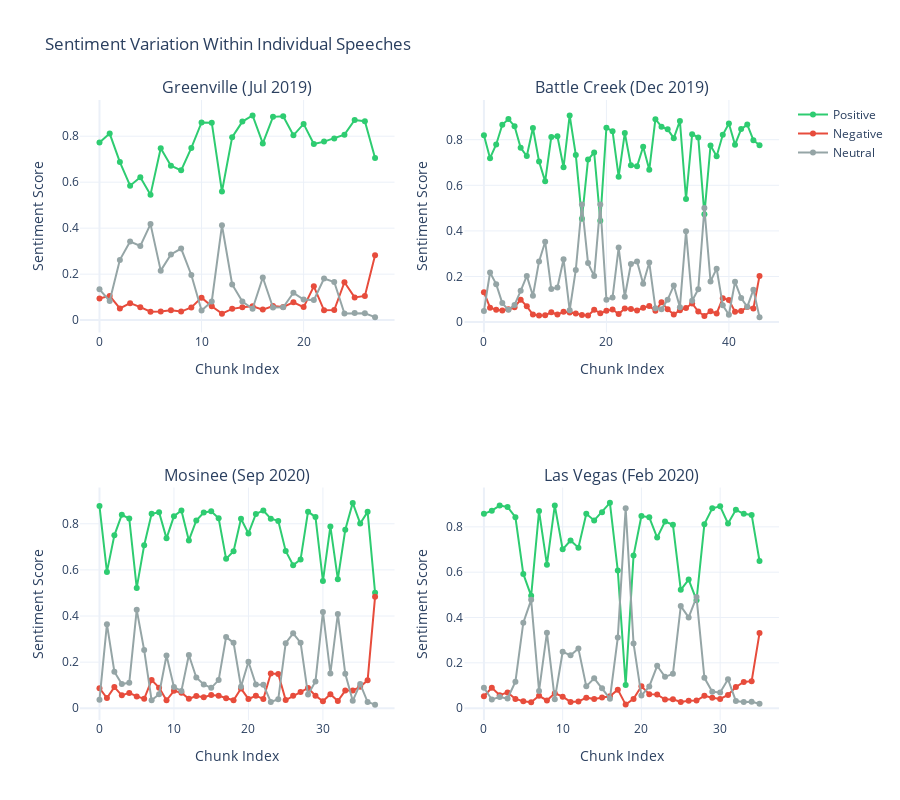

Source (notebook cell):
### Markdown cell above
## Chunk-Level Sentiment Analysis

Examining how sentiment varies **within** individual speeches. This reveals whether speeches maintain consistent tone or shift sentiment throughout.

### Code cell
# Select a few interesting speeches to examine in detail
selected_speeches = [0, 10, 20, 30]  # First, middle, and later speeches

fig = make_subplots(
    rows=2, cols=2,
    subplot_titles=[f"{sentiment_results[i]['location']} ({sentiment_results[i]['month']} {sentiment_results[i]['year']})" 
                    for i in selected_speeches]
)

positions = [(1, 1), (1, 2), (2, 1), (2, 2)]

for idx, (speech_idx, pos) in enumerate(zip(selected_speeches, positions)):
    result = sentiment_results[speech_idx]
    chunks = result['chunk_predictions']
    
    chunk_indices = list(range(len(chunks)))
    
    # Add traces for each sentiment (FinBERT order: 0=negative, 1=neutral, 2=positive)
    fig.add_trace(
        go.Scatter(x=chunk_indices, y=chunks[:, 2],  # Index 2 = Positive
                   mode='lines+markers', name='Positive',
                   line=dict(color='#2ecc71'), showlegend=(idx == 0)),
        row=pos[0], col=pos[1]
    )
    fig.add_trace(
        go.Scatter(x=chunk_indices, y=chunks[:, 0],  # Index 0 = Negative
                   mode='lines+markers', name='Negative',
                   line=dict(color='#e74c3c'), showlegend=(idx == 0)),
        row=pos[0], col=pos[1]
    )
    fig.add_trace(
        go.Scatter(x=chunk_indices, y=chunks[:, 1],  # Index 1 = Neutral
                   mode='lines+markers', name='Neutral',
                   line=dict(color='#95a5a6'), showlegend=(idx == 0)),
        row=pos[0], col=pos[1]
    )
    
    fig.update_xaxes(title_text="Chunk Index", row=pos[0], col=pos[1])
    fig.update_yaxes(title_text="Sentiment Score", row=pos[0], col=pos[1])

fig.update_layout(
    height=800,
    title_text="Sentiment Variation Within Individual Speeches",
    template='plotly_white',
    showlegend=True
)

fig.show()

### Figure 1 — Plotly figure (JSON) as saved in the notebook; plotly's stock layout.template omitted (floating-point values rounded to 4 significant figures)
{"data": [{"line": {"color": "#2ecc71"}, "mode": "lines+markers", "name": "Positive", "showlegend": true, "type": "scatter", "x": [0, 1, 2, 3, 4, 5, 6, 7, 8, 9, 10, 11, 12, 13, 14, 15, 16, 17, 18, 19, 20, 21, 22, 23, 24, 25, 26, 27], "xaxis": "x", "y": [0.7723, 0.8116, 0.6873, 0.5849, 0.6215, 0.5458, 0.7473, 0.6715, 0.6516, 0.7488, 0.8601, 0.8588, 0.5595, 0.7957, 0.8635, 0.8906, 0.7688, 0.8842, 0.8869, 0.8039, 0.8536, 0.7661, 0.7765, 0.7905, 0.8067, 0.8706, 0.865, 0.7049], "yaxis": "y"}, {"line": {"color": "#e74c3c"}, "mode": "lines+markers", "name": "Negative", "showlegend": true, "type": "scatter", "x": [0, 1, 2, 3, 4, 5, 6, 7, 8, 9, 10, 11, 12, 13, 14, 15, 16, 17, 18, 19, 20, 21, 22, 23, 24, 25, 26, 27], "xaxis": "x", "y": [0.09377, 0.1054, 0.0507, 0.07361, 0.05621, 0.03667, 0.03744, 0.04275, 0.03721, 0.05496, 0.09771, 0.06017, 0.02798, 0.04895, 0.05567, 0.05996, 0.04575, 0.06118, 0.05731, 0.07726, 0.05667, 0.1469, 0.0427, 0.04347, 0.1648, 0.09883, 0.1053, 0.2821], "yaxis": "y"}, {"line": {"color": "#95a5a6"}, "mode": "lines+markers", "name": "Neutral", "showlegend": true, "type": "scatter", "x": [0, 1, 2, 3, 4, 5, 6, 7, 8, 9, 10, 11, 12, 13, 14, 15, 16, 17, 18, 19, 20, 21, 22, 23, 24, 25, 26, 27], "xaxis": "x", "y": [0.1339, 0.08304, 0.262, 0.3415, 0.3223, 0.4176, 0.2152, 0.2857, 0.3112, 0.1962, 0.04223, 0.08105, 0.4125, 0.1553, 0.08086, 0.04943, 0.1855, 0.05463, 0.05578, 0.1188, 0.08978, 0.08699, 0.1808, 0.166, 0.02847, 0.03061, 0.0297, 0.013], "yaxis": "y"}, {"line": {"color": "#2ecc71"}, "mode": "lines+markers", "name": "Positive", "showlegend": false, "type": "scatter", "x": [0, 1, 2, 3, 4, 5, 6, 7, 8, 9, 10, 11, 12, 13, 14, 15, 16, 17, 18, 19, 20, 21, 22, 23, 24, 25, 26, 27, 28, 29, 30, 31, 32, 33, 34, 35, 36, 37, 38, 39, 40, 41, 42, 43, 44, 45], "xaxis": "x2", "y": [0.8197, 0.719, 0.7789, 0.8657, 0.8903, 0.8592, 0.7645, 0.7282, 0.8512, 0.7044, 0.6172, 0.8123, 0.8149, 0.6789, 0.9067, 0.7334, 0.4531, 0.7129, 0.7438, 0.445, 0.8522, 0.8374, 0.6377, 0.8292, 0.6876, 0.6831, 0.769, 0.6681, 0.8898, 0.8572, 0.8454, 0.8069, 0.8822, 0.5399, 0.8243, 0.8093, 0.4725, 0.7742, 0.7277, 0.8216, 0.871, 0.778, 0.8465, 0.8662, 0.7979, 0.7758], "yaxis": "y2"}, {"line": {"color": "#e74c3c"}, "mode": "lines+markers", "name": "Negative", "showlegend": false, "type": "scatter", "x": [0, 1, 2, 3, 4, 5, 6, 7, 8, 9, 10, 11, 12, 13, 14, 15, 16, 17, 18, 19, 20, 21, 22, 23, 24, 25, 26, 27, 28, 29, 30, 31, 32, 33, 34, 35, 36, 37, 38, 39, 40, 41, 42, 43, 44, 45], "xaxis": "x2", "y": [0.1314, 0.0634, 0.05466, 0.05113, 0.05612, 0.06553, 0.09854, 0.06923, 0.03306, 0.02933, 0.03026, 0.04298, 0.03304, 0.04525, 0.04186, 0.03813, 0.03106, 0.02841, 0.05442, 0.03884, 0.04931, 0.05505, 0.03526, 0.05973, 0.05731, 0.05095, 0.06258, 0.07074, 0.04928, 0.08685, 0.05607, 0.03304, 0.05219, 0.06195, 0.08196, 0.04641, 0.02728, 0.04738, 0.03792, 0.1046, 0.0968, 0.04555, 0.04822, 0.06666, 0.05966, 0.2024], "yaxis": "y2"}, {"line": {"color": "#95a5a6"}, "mode": "lines+markers", "name": "Neutral", "showlegend": false, "type": "scatter", "x": [0, 1, 2, 3, 4, 5, 6, 7, 8, 9, 10, 11, 12, 13, 14, 15, 16, 17, 18, 19, 20, 21, 22, 23, 24, 25, 26, 27, 28, 29, 30, 31, 32, 33, 34, 35, 36, 37, 38, 39, 40, 41, 42, 43, 44, 45], "xaxis": "x2", "y": [0.04886, 0.2176, 0.1665, 0.08322, 0.05361, 0.07526, 0.1369, 0.2026, 0.1157, 0.2663, 0.3525, 0.1447, 0.152, 0.2758, 0.05147, 0.2285, 0.5159, 0.2587, 0.2018, 0.5162, 0.09854, 0.1075, 0.3271, 0.1111, 0.255, 0.266, 0.1684, 0.2611, 0.06091, 0.05592, 0.09849, 0.1601, 0.06563, 0.3981, 0.09376, 0.1443, 0.5003, 0.1784, 0.2343, 0.0738, 0.03217, 0.1764, 0.1053, 0.06709, 0.1424, 0.02181], "yaxis": "y2"}, {"line": {"color": "#2ecc71"}, "mode": "lines+markers", "name": "Positive", "showlegend": false, "type": "scatter", "x": [0, 1, 2, 3, 4, 5, 6, 7, 8, 9, 10, 11, 12, 13, 14, 15, 16, 17, 18, 19, 20, 21, 22, 23, 24, 25, 26, 27, 28, 29, 30, 31, 32, 33, 34, 35, 36, 37], "xaxis": "x3", "y": [0.8765, 0.5914, 0.7499, 0.839, 0.8223, 0.5218, 0.7067, 0.8433, 0.8498, 0.7367, 0.8327, 0.8575, 0.7276, 0.8141, 0.8488, 0.8544, 0.8235, 0.6479, 0.6811, 0.8216, 0.7581, 0.8426, 0.8574, 0.8221, 0.8125, 0.6824, 0.6203, 0.6455, 0.8526, 0.8289, 0.5518, 0.7883, 0.5596, 0.7739, 0.8906, 0.8015, 0.8516, 0.501], "yaxis": "y3"}, {"line": {"color": "#e74c3c"}, "mode": "lines+markers", "name": "Negative", "showlegend": false, "type": "scatter", "x": [0, 1, 2, 3, 4, 5, 6, 7, 8, 9, 10, 11, 12, 13, 14, 15, 16, 17, 18, 19, 20, 21, 22, 23, 24, 25, 26, 27, 28, 29, 30, 31, 32, 33, 34, 35, 36, 37], "xaxis": "x3", "y": [0.08692, 0.04395, 0.09184, 0.056, 0.0667, 0.0515, 0.04105, 0.1223, 0.08935, 0.03471, 0.07568, 0.06721, 0.04125, 0.05264, 0.04779, 0.05708, 0.05444, 0.0435, 0.03443, 0.08534, 0.04049, 0.05419, 0.04051, 0.1504, 0.1487, 0.03554, 0.05459, 0.07001, 0.08793, 0.05461, 0.0304, 0.06097, 0.03134, 0.07676, 0.07722, 0.09291, 0.1214, 0.4832], "yaxis": "y3"}, {"line": {"color": "#95a5a6"}, "mode": "lines+markers", "name": "Neutral", "showlegend": false, "type": "scatter", "x": [0, 1, 2, 3, 4, 5, 6, 7, 8, 9, 10, 11, 12, 13, 14, 15, 16, 17, 18, 19, 20, 21, 22, 23, 24, 25, 26, 27, 28, 29, 30, 31, 32, 33, 34, 35, 36, 37], "xaxis": "x3", "y": [0.03656, 0.3647, 0.1583, 0.105, 0.111, 0.4267, 0.2522, 0.03439, 0.06084, 0.2286, 0.09165, 0.07533, 0.2312, 0.1332, 0.1034, 0.08848, 0.122, 0.3086, 0.2845, 0.09305, 0.2014, 0.1032, 0.1021, 0.02749, 0.03883, 0.282, 0.3251, 0.2845, 0.05944, 0.1165, 0.4178, 0.1507, 0.409, 0.1493, 0.03221, 0.1056, 0.02698, 0.01576], "yaxis": "y3"}, {"line": {"color": "#2ecc71"}, "mode": "lines+markers", "name": "Positive", "showlegend": false, "type": "scatter", "x": [0, 1, 2, 3, 4, 5, 6, 7, 8, 9, 10, 11, 12, 13, 14, 15, 16, 17, 18, 19, 20, 21, 22, 23, 24, 25, 26, 27, 28, 29, 30, 31, 32, 33, 34, 35], "xaxis": "x4", "y": [0.8575, 0.8716, 0.8937, 0.8879, 0.8424, 0.5923, 0.4958, 0.8696, 0.633, 0.8944, 0.7007, 0.7396, 0.7079, 0.8574, 0.8283, 0.8649, 0.9058, 0.607, 0.1018, 0.6733, 0.8479, 0.842, 0.7526, 0.8236, 0.8093, 0.5223, 0.5673, 0.4763, 0.812, 0.8818, 0.8906, 0.8147, 0.8751, 0.8577, 0.8527, 0.6494], "yaxis": "y4"}, {"line": {"color": "#e74c3c"}, "mode": "lines+markers", "name": "Negative", "showlegend": false, "type": "scatter", "x": [0, 1, 2, 3, 4, 5, 6, 7, 8, 9, 10, 11, 12, 13, 14, 15, 16, 17, 18, 19, 20, 21, 22, 23, 24, 25, 26, 27, 28, 29, 30, 31, 32, 33, 34, 35], "xaxis": "x4", "y": [0.05242, 0.09002, 0.05718, 0.06959, 0.04069, 0.03054, 0.02634, 0.05459, 0.03395, 0.06583, 0.05062, 0.02741, 0.02892, 0.04635, 0.04022, 0.04698, 0.0526, 0.08169, 0.0156, 0.0409, 0.09657, 0.06189, 0.06035, 0.03816, 0.03926, 0.02734, 0.03218, 0.03364, 0.05421, 0.04557, 0.04042, 0.05804, 0.0933, 0.1154, 0.119, 0.3313], "yaxis": "y4"}, {"line": {"color": "#95a5a6"}, "mode": "lines+markers", "name": "Neutral", "showlegend": false, "type": "scatter", "x": [0, 1, 2, 3, 4, 5, 6, 7, 8, 9, 10, 11, 12, 13, 14, 15, 16, 17, 18, 19, 20, 21, 22, 23, 24, 25, 26, 27, 28, 29, 30, 31, 32, 33, 34, 35], "xaxis": "x4", "y": [0.09003, 0.03842, 0.04915, 0.0425, 0.1169, 0.3772, 0.4778, 0.07585, 0.333, 0.0398, 0.2487, 0.233, 0.2632, 0.09627, 0.1314, 0.08815, 0.0416, 0.3113, 0.8826, 0.2858, 0.05552, 0.09609, 0.187, 0.1383, 0.1514, 0.4503, 0.4006, 0.4901, 0.1338, 0.07259, 0.06903, 0.1272, 0.03155, 0.02685, 0.02827, 0.01933], "yaxis": "y4"}], "layout": {"annotations": [{"font": {"size": 16}, "showarrow": false, "text": "Greenville (Jul 2019)", "x": 0.225, "xanchor": "center", "xref": "paper", "y": 1, "yanchor": "bottom", "yref": "paper"}, {"font": {"size": 16}, "showarrow": false, "text": "Battle Creek (Dec 2019)", "x": 0.775, "xanchor": "center", "xref": "paper", "y": 1, "yanchor": "bottom", "yref": "paper"}, {"font": {"size": 16}, "showarrow": false, "text": "Mosinee (Sep 2020)", "x": 0.225, "xanchor": "center", "xref": "paper", "y": 0.375, "yanchor": "bottom", "yref": "paper"}, {"font": {"size": 16}, "showarrow": false, "text": "Las Vegas (Feb 2020)", "x": 0.775, "xanchor": "center", "xref": "paper", "y": 0.375, "yanchor": "bottom", "yref": "paper"}], "height": 800, "showlegend": true, "title": {"text": "Sentiment Variation Within Individual Speeches"}, "xaxis": {"anchor": "y", "domain": [0, 0.45], "title": {"text": "Chunk Index"}}, "xaxis2": {"anchor": "y2", "domain": [0.55, 1], "title": {"text": "Chunk Index"}}, "xaxis3": {"anchor": "y3", "domain": [0, 0.45], "title": {"text": "Chunk Index"}}, "xaxis4": {"anchor": "y4", "domain": [0.55, 1], "title": {"text": "Chunk Index"}}, "yaxis": {"anchor": "x", "domain": [0.625, 1], "title": {"text": "Sentiment Score"}}, "yaxis2": {"anchor": "x2", "domain": [0.625, 1], "title": {"text": "Sentiment Score"}}, "yaxis3": {"anchor": "x3", "domain": [0, 0.375], "title": {"text": "Sentiment Score"}}, "yaxis4": {"anchor": "x4", "domain": [0, 0.375], "title": {"text": "Sentiment Score"}}}}
